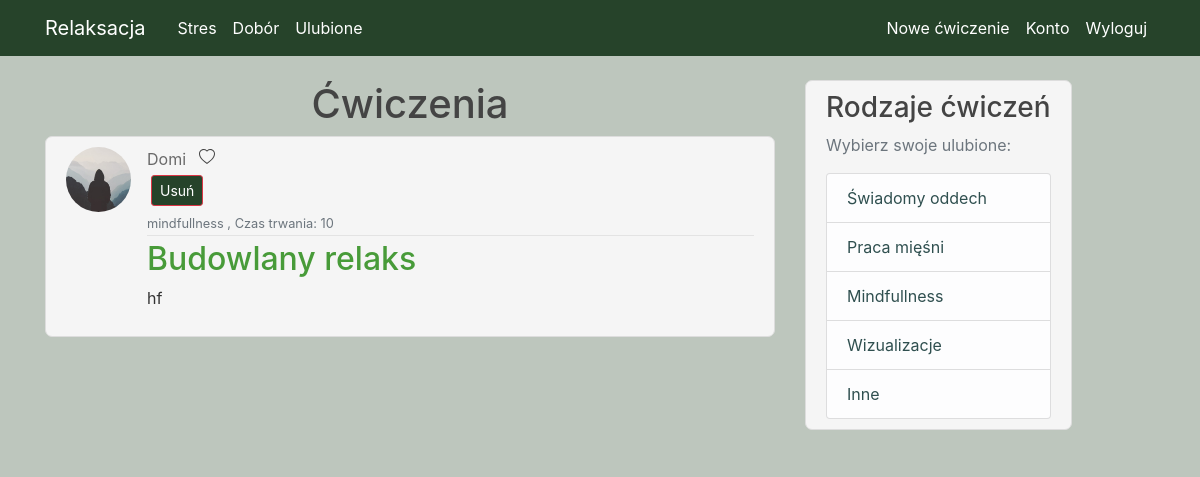
Before: /post/4 (signed in) with the older database file.
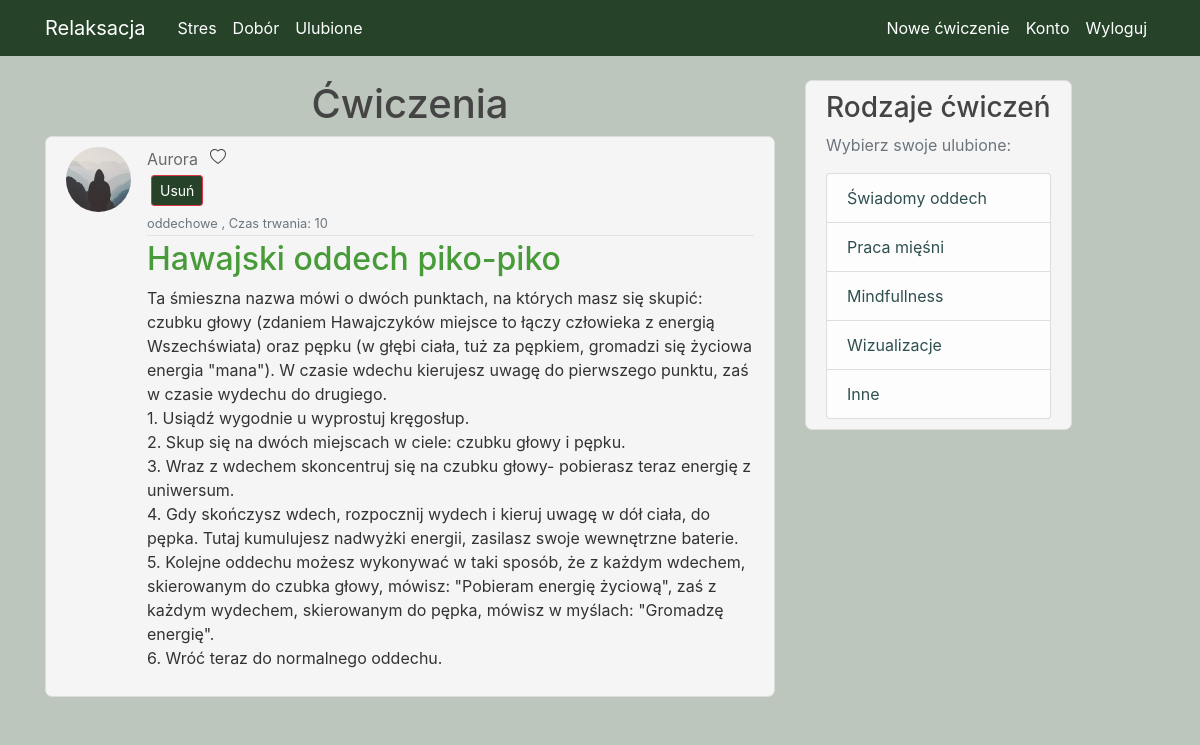
After: the same page with the newer database file.
### Relaks/models.py (models this page shows, shortened)
class User(db.Model, UserMixin):
    id = db.Column(db.Integer, primary_key=True)
    username = db.Column(db.String(20), unique=True, nullable=False)
    email = db.Column(db.String(120), unique=True, nullable=False)
    image_file = db.Column(db.String(20), nullable=False, default='default.jpg')
    password = db.Column(db.String(60), nullable=False)
    is_admin = db.Column(db.Boolean, nullable=False)
    posts = db.relationship('Post', backref='author', lazy=True)
    fav = db.relationship('Favourite', backref='author', lazy=True)

class Post(db.Model):
    id = db.Column(db.Integer, primary_key=True, autoincrement=True)
    name = db.Column(db.String(100), nullable=True)
    category = db.Column(db.String(100), nullable=True)
    time = db.Column(db.Integer, nullable=True)
    content = db.Column(db.Text, nullable=True)
    user_id = db.Column(db.Integer, db.ForeignKey('user.id'), nullable=False)
    fav = db.relationship('Favourite', backref='fav', lazy=True)

### Relaks/routes.py (the view)
@app.route("/post/<int:post_id>")
def post(post_id):
    post = Post.query.get_or_404(post_id)
    is_favourite = Favourite.query.filter_by(user_id=current_user.id, post_id=post_id).first()
    if is_favourite is None:
        is_favourite=False
    else:
        is_favourite=True
    return render_template('post.html', title=post.name, post=post, is_favourite=is_favourite)

### Relaks/models.py (called while the page is built)
@login_manager.user_loader
def load_user(user_id):
    return User.query.get(int(user_id))

### Relaks/templates/post.html (shortened to what this page needs)
{% extends "layout.html" %}
{% block content %}
    <h1 style="text-align: center"> Ćwiczenia </h1>
    <article class="media content-section">
        <img class="rounded-circle article-img"
             src="{{ url_for('static', filename='photo/' + post.author.image_file) }}">
        <div class="media-body">
            <div class="article-metadata">
                <a class="mr-2" href="#">{{ post.author.username }}</a>
                {% if current_user.is_authenticated %}
                    {% if is_favourite %}
                         <a style="color: #444444" href="{{ url_for("dodaj_do_ulubionych", post_id=post.id) }} ">
                        <svg xmlns="http://www.w3.org/2000/svg" width="16" height="16" fill="currentColor"
                             class="bi bi-heart-fill" viewBox="0 0 16 16">
                            <path fill-rule="evenodd" d="M8 1.314C12.438-3.248 23.534 4.735 8 15-7.534 4.736 3.562-3.248 8 1.314z"/>
                        </svg>
                        </a>
                    {% else %}
                        <a style="color: #444444" href="{{ url_for("dodaj_do_ulubionych", post_id=post.id) }} ">
                        </a>
                    {% endif %}
                {% endif %}
                {% if post.author == current_user or current_user.is_admin %}
                    <button type="button" class="btn btn-danger btn-sm m-1" data-toggle="modal"
                            data-target="#deleteModal" style="display: block">Usuń
                    </button>
                {% endif %}
                <small class="text-muted">{{ post.category }} , </small>
                <small class="text-muted">Czas trwania: {{ post.time }}</small>
            </div>
            <h2><a class="article-title" href="{{ url_for('post', post_id=post.id) }}">{{ post.name }}</a></h2>
            <p class="article-content">{{ post.content }}</p>
        </div>
    </article>
{% endblock content %}

### Relaks/templates/layout.html (shortened to what this page needs)
<!DOCTYPE html>
<html lang="pl">
<head>
    <link rel="stylesheet" href="https://maxcdn.bootstrapcdn.com/bootstrap/4.0.0/css/bootstrap.min.css">
    <link rel="stylesheet" type="text/css" href="{{ url_for('static', filename='main.css') }}">
</head>
<body>
    <header class="site-header">
      <nav class="navbar navbar-expand-md navbar-dark bg-steel fixed-top">
        <div class="container">
          <a class="navbar-brand mr-4" href="/">Relaksacja</a>
          <div class="collapse navbar-collapse" id="navbarToggle">
            <div class="navbar-nav mr-auto">
                <a class="nav-item nav-link" href="{{ url_for('stres') }}">Stres</a>
                <a class="nav-item nav-link" href="{{ url_for('dobor') }}">Dobór </a>
                {% if current_user.is_authenticated %}
                <a class="nav-item nav-link" href="{{ url_for('ulubione') }}">Ulubione </a>
                {% endif %}
            </div>
            <div class="navbar-nav">
                {% if current_user.is_authenticated %}
                     <a class="nav-item nav-link" href="{{ url_for('new_post') }}">Nowe ćwiczenie</a>
                    <a class="nav-item nav-link" href="{{ url_for('account') }}">Konto</a>
                    <a class="nav-item nav-link" href="{{ url_for('logout') }}">Wyloguj</a>
                {% else %}
                    <a class="nav-item nav-link" href="{{ url_for('login') }}">Zaloguj</a>
                    <a class="nav-item nav-link" href="{{ url_for('register') }}">Zarejestruj</a>
                {% endif %}
            </div>
          </div>
        </div>
      </nav>
    </header>
    <main role="main" class="container">
      <div class="row">
        <div class="col-md-8">
          {% block content %}{% endblock %}
        </div>
        <div class="col-md-4">
          <div class="content-section" style="display: inline-block;">
            <h3> Rodzaje ćwiczeń </h3>
            <p class='text-muted'> Wybierz swoje ulubione:
              <ul class="list-group" style="color: #444444;">
                  <li class="list-group-item list-group-item-light" > <a href="{{ url_for('oddech') }}" style="color: darkslategrey"> Świadomy oddech </a> </li>
                  <li class="list-group-item list-group-item-light"> <a href="{{ url_for('miesnie') }}" style="color: darkslategrey"> Praca mięśni </a> </li>
                  <li class="list-group-item list-group-item-light"> <a href="{{ url_for('mindfullness') }}" style="color: darkslategrey" >Mindfullness  </a> </li>
                  <li class="list-group-item list-group-item-light"> <a href="{{ url_for('wizualizacje') }}" style="color: darkslategrey"> Wizualizacje  </a> </li>
                  <li class="list-group-item list-group-item-light" > <a href="{{ url_for('inne') }} " style="color: darkslategrey">  Inne   </a> </li>
              </ul>
          </div>
        </div>
      </div>
    </main>
</body>
</html>

### Relaks/static/main.css (style rules this page uses)
body { background-color: #bdc6bd; color: #333333; margin-top: 5rem; }
h1, h2, h3, h4, h5, h6 { color: #444444; }
.bg-steel { background-color: #26432a; }
.site-header .navbar-nav .nav-link { background-color: #26432a; color: white; }
.content-section { background-color: whitesmoke; padding: 10px 20px; border: 1px solid #dddddd; border-radius: 7px; margin-bottom: 20px; }
.article-title { color: #489b39; }
.article-content { white-space: pre-line; background-color: whitesmoke; }
.article-img { height: 65px; width: 65px; margin-right: 16px; }
.article-metadata { padding-bottom: 1px; margin-bottom: 4px; border-bottom: 1px solid #e3e3e3; color: #444444; }
.col-md-4 { background-color: #bdc6bd; }
.btn { background-color: #26432a; }
.mr-2 { color: dimgrey; }

Changed rows visible on the page:
no longer on this page (row edited): User: image_file (placeholder picture), author.username "Domi"
added User: image_file (placeholder picture), author.username "Aurora"
changed Post: category "mindfullness" → "oddechowe"; name "Budowlany relaks" → "Hawajski oddech piko-piko"; content "hf" → "Ta śmieszna nazwa mówi o dwóch punktach, na których masz się skupić: czubku głowy (zdaniem Hawajczyków miejsce to łączy człowieka z energią Wszechświata) oraz pępku (w głębi ciała, tuż za pępkiem, gromadzi się życiowa energia \"mana\"). W czasie wdechu kierujesz uwagę do pierwszego punktu, zaś w czasie wydechu do drugiego. 1. Usiądź wygodnie u wyprostuj kręgosłup. 2. Skup się na dwóch miejscach w ciele: czubku głowy i pępku. 3. Wraz z wdechem skoncentruj się na czubku głowy- pobierasz teraz energię z uniwersum. 4. Gdy skończysz wdech, rozpocznij wydech i kieruj uwagę w dół ciała, do pępka. Tutaj kumulujesz nadwyżki energii, zasilasz swoje wewnętrzne baterie. 5. Kolejne oddechu możesz…"
